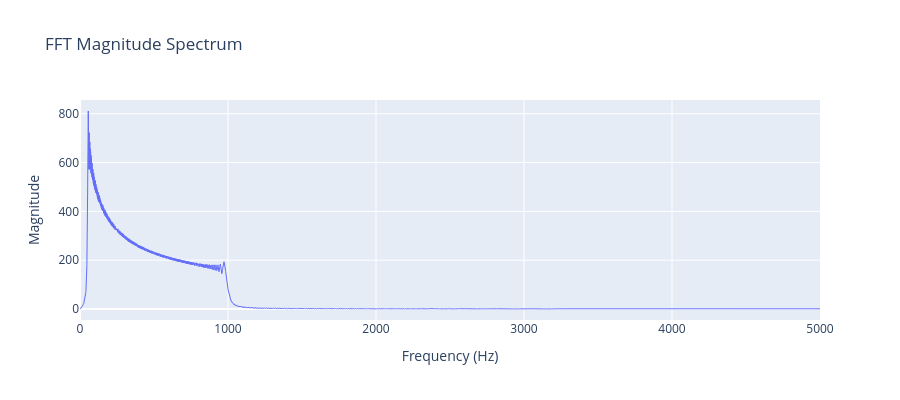

Write notebook code for a chart like this one.
### Code cell
fig = go.Figure(go.Scatter(x=fft_freqs, y=fft_mag, mode='lines', line=dict(width=1)))
fig.update_layout(
    title='FFT Magnitude Spectrum',
    xaxis_title='Frequency (Hz)',
    yaxis_title='Magnitude',
    xaxis=dict(range=[0, 5000]),
    width=900,
    height=400,
)
fig.show()

### Figure 1 — Plotly figure (JSON) as saved in the notebook; plotly's stock layout.template omitted (floating-point values rounded to 4 significant figures; data arrays with more than 128 entries replaced by an {"elided": "..."} marker saying what was removed)
{"data": [{"line": {"width": 1}, "mode": "lines", "type": "scatter", "x": {"elided": "70561 float values"}, "y": {"elided": "70561 float values"}}], "layout": {"height": 400, "title": {"text": "FFT Magnitude Spectrum"}, "width": 900, "xaxis": {"range": [0, 5000], "title": {"text": "Frequency (Hz)"}}, "yaxis": {"title": {"text": "Magnitude"}}}}
